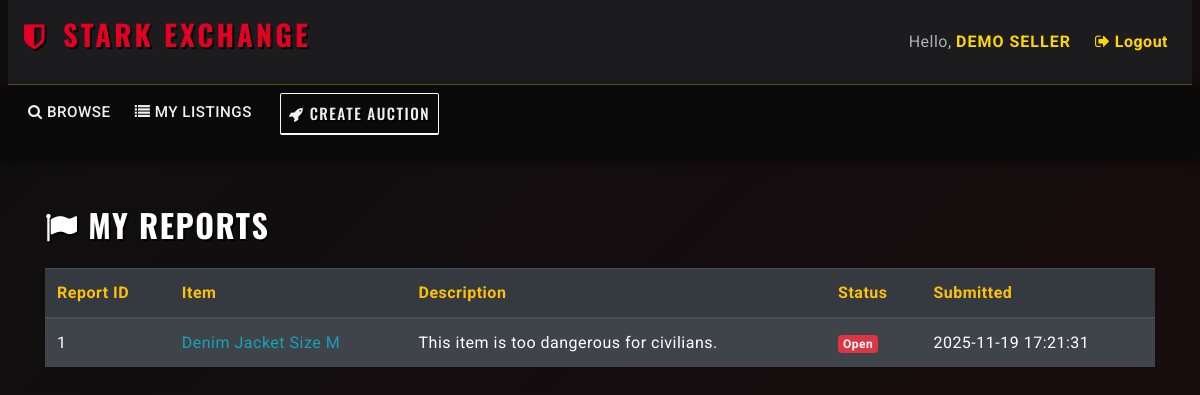
Page /myreports.php (signed in) on the committed database.
### tables this page shows
CREATE TABLE reports (
    report_id    INT AUTO_INCREMENT PRIMARY KEY,
    user_id      INT NOT NULL,       
    auction_id   INT NULL,
    item_id      INT NULL,
    description  TEXT NOT NULL,
    status       VARCHAR(50) NOT NULL DEFAULT 'open',
    created_at   DATETIME NOT NULL DEFAULT CURRENT_TIMESTAMP,

    CONSTRAINT fk_reports_user
        FOREIGN KEY (user_id)
        REFERENCES users(user_id)
        ON DELETE CASCADE
        ON UPDATE CASCADE,

    CONSTRAINT fk_reports_auction
        FOREIGN KEY (auction_id)
        REFERENCES auctions(auction_id)
        ON DELETE SET NULL
        ON UPDATE CASCADE,

    CONSTRAINT fk_reports_item
        FOREIGN KEY (item_id)
        REFERENCES items(item_id)
        ON DELETE SET NULL
        ON UPDATE CASCADE
);

CREATE TABLE items (
    item_id      INT AUTO_INCREMENT PRIMARY KEY,
    title        VARCHAR(255) NOT NULL,
    description  TEXT,
    image_path   VARCHAR(255) DEFAULT NULL,
    category_id  INT NOT NULL,
    seller_id    INT NOT NULL,
    created_at   DATETIME NOT NULL DEFAULT CURRENT_TIMESTAMP,

    CONSTRAINT fk_items_category
        FOREIGN KEY (category_id)
        REFERENCES categories(category_id)
        ON DELETE RESTRICT
        ON UPDATE CASCADE,

    CONSTRAINT fk_items_seller
        FOREIGN KEY (seller_id)
        REFERENCES users(user_id)
        ON DELETE CASCADE
        ON UPDATE CASCADE
);

### utilities.php (called while the page is built, shortened)
<?php
function get_db() {
    static $conn = null;
    if ($conn === null) {
        $conn = new mysqli(DB_HOST, DB_USER, DB_PASS, DB_NAME);
        $conn->set_charset(DB_CHARSET);
    }
    return $conn;
}
function db_query($sql, $types = '', $params = []) {
    $conn = get_db();
    $stmt = $conn->prepare($sql);
    $stmt->bind_param($types, ...$params);
    if (!$stmt->execute()) {
        die('Execute failed: ' . $stmt->error);
    }
    return $stmt->get_result();
}
?>

### myreports.php (the view, shortened to what this page needs)
<?php
require_once 'utilities.php';
$user_id = $_SESSION['user_id'];
$sql = "
    SELECT r.report_id, r.auction_id, r.item_id,
           r.description, r.status, r.created_at,
           i.title AS item_title
    FROM reports r
    JOIN items i ON r.item_id = i.item_id
    WHERE r.user_id = ?
    ORDER BY r.created_at DESC
";
$result = db_query($sql, "i", [$user_id]);
$reports = $result->fetch_all(MYSQLI_ASSOC);
include_once 'header.php';
?>
<div class="container mt-5">
    <h2 class="mb-4 text-warning">
        <i class="fa fa-flag"></i> My Reports
    </h2>
    <?php if (empty($reports)) : ?>
        <div class="alert alert-secondary">You have not submitted any reports.</div>
    <?php else : ?>
        <table class="table table-dark table-striped">
            <thead>
                <tr class="text-warning">
                    <th>Report ID</th>
                    <th>Item</th>
                    <th>Description</th>
                    <th>Status</th>
                    <th>Submitted</th>
                </tr>
            </thead>
            <tbody>
                <?php foreach ($reports as $r) : ?>
                    <tr>
                        <td><?= htmlspecialchars($r['report_id']) ?></td>
                        <td>
                            <a class="text-info"
                               href="listing.php?item_id=<?= urlencode($r['item_id']) ?>">
                               <?= htmlspecialchars($r['item_title']) ?>
                            </a>
                        </td>
                        <td><?= nl2br(htmlspecialchars($r['description'])) ?></td>
                        <td>
                            <?php if ($r['status'] == 'open'): ?>
                                <span class="badge bg-danger">Open</span>
                            <?php else: ?>
                                <span class="badge bg-success">Resolved</span>
                            <?php endif; ?>
                        </td>
                        <td><?= htmlspecialchars($r['created_at']) ?></td>
                    </tr>
                <?php endforeach; ?>
            </tbody>
        </table>
    <?php endif; ?>
</div>
<?php include_once 'footer.php'; ?>

### css/custom.css (style rules this page uses)
:root { --color-primary: #E30022; --color-accent: #FFD700; --color-bg-dark: #0A0A0A; --color-bg-secondary: #1C1C1E; --color-bg-input: #2D2D30; --color-text-light: #F0F0F0; --color-text-muted: #B0B0B0; }
body, html { background-color: var(--color-bg-dark) !important; background: linear-gradient(135deg, #0f0f10 0%, #1a0b0e 100%) !important; min-height: 100vh; color: var(--color-text-light) !important; font-family: 'Roboto', sans-serif !important; font-weight: 400; letter-spacing: 0.5px; }
h1, h2, h3, h4, h5, h6, .navbar-brand, .card-title, .container h2, .btn { font-family: 'Oswald', sans-serif !important; font-weight: 700; letter-spacing: 1.5px !important; text-transform: uppercase; color: white !important; text-shadow: 2px 2px 0px rgba(0,0,0,0.8) !important; margin-bottom: 15px; }

### rows in the picture
reports: report_id "1", item.title "Denim Jacket Size M", description "This item is too dangerous for civilians.", status "Open", created_at "2025-11-19 17:21:31"

### other values in the picture
$display_name "DEMO SELLER"
